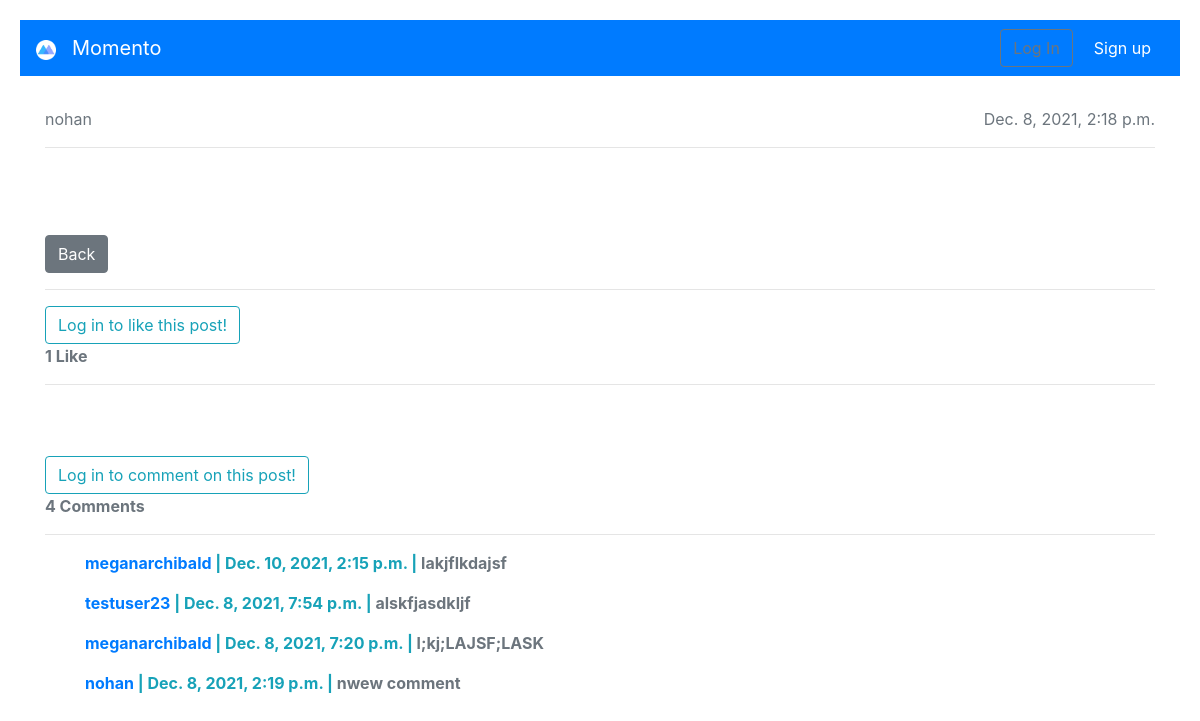
/blog/4/, run on an earlier commit of the app's database.
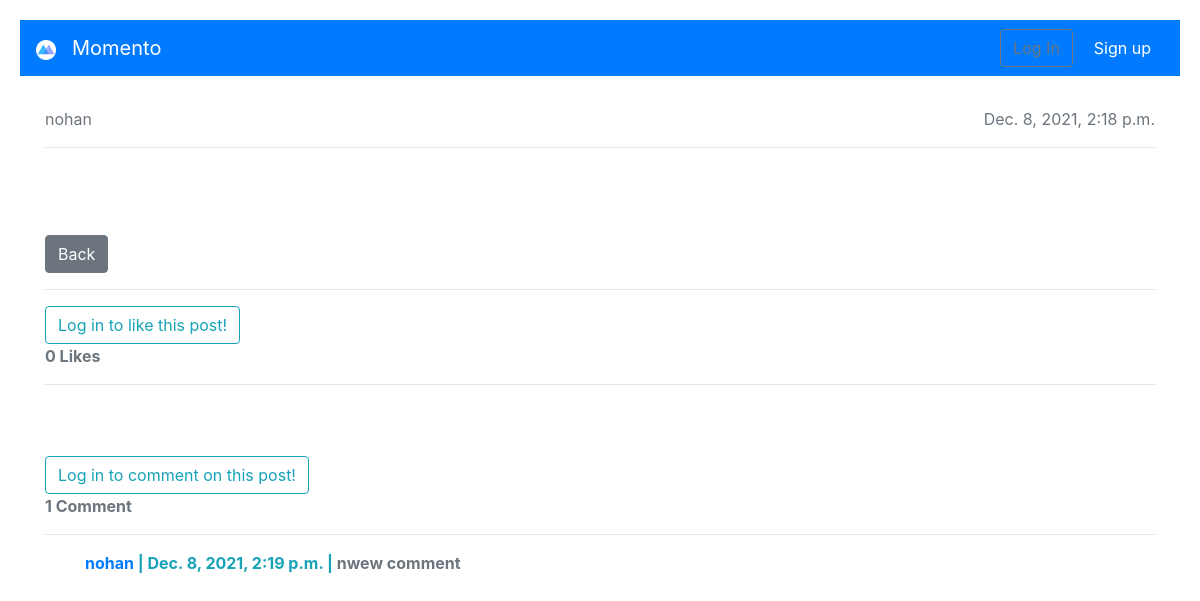
And on a later commit of the database.
### blog/models.py (models this page shows, shortened)
class Post(models.Model):
    title = models.CharField(max_length=200)
    body = MarkdownxField()
    date_published = models.DateTimeField(auto_now_add = True)
    date_modified = models.DateTimeField(auto_now = True)
    author = models.ForeignKey(
        get_user_model(),
        on_delete = models.CASCADE,
        related_name = "blogs",
    )
    likes = models.ManyToManyField(User, related_name='blogpost_like')
    @property
    def number_of_comments(self):
        return Comment.objects.filter(post=self).count()
    def number_of_likes(self):
        return self.likes.count()
    class Meta:
        ordering = ['-date_published',]

class Comment(models.Model):
    post = models.ForeignKey(
    Post,
    related_name="comments",
    on_delete=models.CASCADE,
    )
    name = models.ForeignKey(
        get_user_model(),
        on_delete = models.CASCADE,
    )
    body = models.TextField()
    date_added = models.DateTimeField(auto_now_add=True)
    class Meta:
        ordering = ['-date_added',]

### accounts/models.py (models this page shows, shortened)
class CustomUser(AbstractUser):
    displayName = models.CharField(max_length=150)

### blog/views.py (the view, shortened to what this page needs)
# urls.py: path('<int:pk>/', BlogDetailView.as_view(), name = 'blog_detail'),
class BlogDetailView(DetailView):
    model = Post
    template_name = 'blog_detail.html'
    def get_context_data(self, **kwargs):
        data = super().get_context_data(**kwargs)
        likes_connected = get_object_or_404(Post, id=self.kwargs['pk'])
        liked = False
        if likes_connected.likes.filter(id=self.request.user.id).exists():
            liked = True
        data['number_of_likes'] = likes_connected.number_of_likes()
        data['post_is_liked'] = liked
        comments_connected=Comment.objects.filter(
            post=self.get_object()).order_by('-date_added')
        data['comments']=comments_connected
        if self.request.user.is_authenticated:
            data['comment_form'] = CommentForm(instance=self.request.user)
        return data

### Templates/blog_detail.html (shortened to what this page needs)
{% extends 'base.html' %}
{% load markdownify %}
{% load crispy_forms_tags %}
{% block content %}
	<header class="masthead text-center d-flex" id="mastheadPost">
		<div class="container my-auto">
			<div class="row">
				<div class="col-lg-10 mx-auto">
					<h1>
					</h1>
				</div>
			</div>
		</div>
	</header>
	<div id="blog">
		<div class="text-muted" style="martin-top: 4rem">
			<a class="text-muted" href="{% url 'show_profile_page' object.author.pk %}">{{object.author.displayName }}</a>
			<span style="float: right">
				{{ object.date_published }}
			</span>
			<br>
		</div>
		<hr>
		<p class="card-text" id="post"> {{ object.body|safe }} </p>
		<a href="{% url 'home' %}" class="btn btn-secondary">Back</a>
		<br/>
		<hr>
	</div>
		{% if user.is_authenticated %}
			<form action="{% url 'blogpost_like' object.id %}" method="POST">
				{% csrf_token %}
				{% if post_is_liked %}
				<button type="submit" name="blogpost_id" value="{{object.id}}" class="btn btn-info">Unlike</button>
				{% else %}
				<button type="submit" name="blogpost_id" value="{{object.id}}" class="btn btn-info">Like</button>
				{% endif %}
		</form>
		{% else %}
		<a class="btn btn-outline-info" href="{% url 'login' %}?next={{request.path}}">Log in to like this post!</a><br>
		{% endif %}
		<strong class="text-secondary ">{{number_of_likes}} Like{{number_of_likes|pluralize }}</strong>
		<br/>
		<hr>
		<h1>Comments</h1>
		<br>
<div id="comments_section">
{% if user.is_authenticated %}
  	{% if not post.comments.all %}
  		<h3>No Comments Yet...</h3>
  	{% else %}
  		<h3> Add Comment...</h3>
  	{% endif %}
  <form method="POST">
	{% csrf_token %}
	<div class="form-group" style="width: 50%;>
	  {{ comment_form }}
	  <button class="btn btn-info" type="submit">Add comment <i class="fas fa-comments"></i></button>
	</div>
  </form>
{% else %}
	<a class="btn btn-outline-info" href="{% url 'login' %}?next={{request.path}}">Log in to comment on this post!</a><br>
  {% endif %}
  {% if comments %}
  <strong class="text-secondary">{{ object.number_of_comments }} Comment{{ object.number_of_comments|pluralize }}</strong>
  <hr>
  <ul>
    {% for comment in post.comments.all %}
    <li>
     <div>
	    <span>
	      <strong class="text-info"><a href="{% url 'show_profile_page' comment.name.pk %}">
						{{ comment.name }}
					</a> | </strong>
	      <strong class="text-info">{{ comment.date_added }} | </strong>
	      <strong class="text-muted">{{comment.body }} </strong>
	    </span>
      </div>
    </li>
	{% endfor %}
	{% endif %}
  </ul>
</div>
{% endblock %}

### Templates/base.html (shortened to what this page needs)
{% load static %}
<!DOCTYPE html>
<html>
	<head>
		<link rel="stylesheet" href="https://cdn.jsdelivr.net/npm/bootstrap@4.5.3/dist/css/bootstrap.min.css">
		<link rel="stylesheet" href="https://cdn.jsdelivr.net/npm/bootstrap@4.5.3/dist/css/bootstrap.min.css">
		<link href="template.css" rel="stylesheet" type="text/css">
	</head>
	<body>
		<nav class="navbar navbar-expand-lg navbar-dark bg-primary">
			<a class="navbar-brand" href="{% url 'home' %}"><img class="logo-image" src="{% static 'media/logo.png' %}" alt=""></a>
			<a class="navbar-brand" href="{% url 'home' %}">Momento</a>
			<div class="collapse navbar-collapse" id="navbarSupportedContent">
				{% if user.is_authenticated %}
				<ul class="navbar-nav ml-auto">
					<li class="nav-item">
						<a class="nav-link dropdown-toggle" href="#"
							id="navbarDropdown" role="button" data-toggle="dropdown"
							aria-haspopup="true" aria-expanded="false">
						{{user.username}}
						</a>
						<div class ="dropdown-menu dropdown-menu-lg-right"
							aria-labelledby="navbarDropdown" style="margin: 2px;">
							<a href="{% url 'show_profile_page' user.pk %}" class="btn btn-outline-secondary" style="width: 100%; height:auto; margin: 2px;" >My Profile</a>
							<br>
							<a href="{% url 'blog_create' %}" class="btn btn-outline-secondary" style="width: 100%; height:auto; margin: 2px;">New Blog Post</a>
							<br>
							<a href="{% url 'logout' %}" class="btn btn-outline-secondary" style="width: 100%; height:auto; margin: 2px;" >Logout</a>
						</div>
					</li>
				</ul>
				{% else %}
				<form class="form-inline ml-auto">
					<a href="{% url 'login' %}" class="btn btn-outline-secondary">
					Log In</a>
					<a href="{% url 'signup' %}" class="btn btn-primary ml-2">
					Sign up</a>
				</form>
				{% endif %}
			</div>
		</nav>
		<main>
			<div class="container">
				{% block content %}
				{% endblock content %}
			</div>
		</main>
	</body>
</html>

### Templates/template.css (style rules this page uses)
body { font-style: veranda; color: white; margin: 20px; }
h1 { font-size: larger; }
.logo-image { width: 20px; height: 20px; }

### Templates/base.html (style rules this page uses)
.logo-image { width: 42px; height: 42px; }

What changed in the data, as far as the page shows it:
removed Comment: name "meganarchibald", date_added "Dec. 10, 2021, 2:15 p.m.", body "lakjflkdajsf"
removed Comment: name "testuser23", date_added "Dec. 8, 2021, 7:54 p.m.", body "alskfjasdkljf"
removed Comment: name "meganarchibald", date_added "Dec. 8, 2021, 7:20 p.m.", body "l;kj;LAJSF;LASK"
computed for Post "nohan": number_of_comments "4" → "1"
Also different on the page:
{{ number_of_likes }}: "1" → "0"
